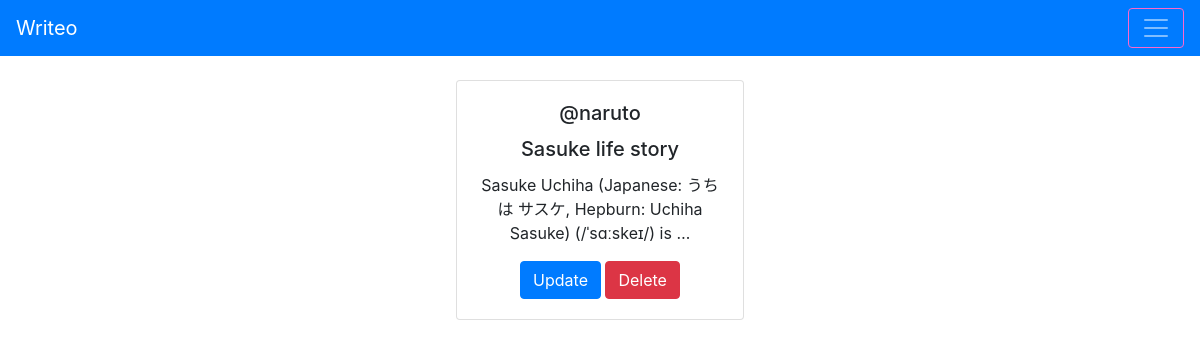
The page /user-articles/2 (signed in) on the database its author committed.
### base/models.py (models this page shows, shortened)
class Article(models.Model):
    title = models.CharField(max_length=200)
    description = models.CharField(null=True, blank=True, max_length=100000000000000000)
    author = models.ForeignKey(User, on_delete=models.CASCADE)
    created = models.DateTimeField(auto_now_add=True)
    id = models.UUIDField(default=uuid.uuid4, unique=True, primary_key=True, editable=False)
    class Meta:
        ordering = ['-created']

### base/views.py (the view)
# urls.py: path("user-articles/<str:pk>", views.userArticles, name="user-articles"),
@login_required(login_url="login")
def userArticles(request, pk):
    author = User.objects.get(id=pk)
    userkearticles = author.article_set.all()
    return render(request, "user-articles.html", {"userkearticles":userkearticles})

### templates/user-articles.html (shortened to what this page needs)
{% extends 'navbar.html' %}
{% block content %}
{% for a in userkearticles%}
<center>
<br>
<div class="card" style="width: 18rem;">
    <div class="card-body">
      <h5 class="card-title">@{{a.author}}</h5>
      <h5 class="card-title">{{a.title}}</h5>
      <p class="card-text">{{a.description|truncatewords:10}}</p>
      <a href="{% url 'update-article' a.id %}" class="btn btn-primary">Update</a>
      <a href="{% url 'delete-article' a.id %}" class="btn btn-danger">Delete</a>
    </div>
  </div>
</center>
{% endfor %}
{% endblock content %}

### rows shown on the page
Article: author "naruto", title "Sasuke life story", description "Sasuke Uchiha (Japanese: うちは サスケ, Hepburn: Uchiha Sasuke) (/ˈsɑːskeɪ/) is …"
